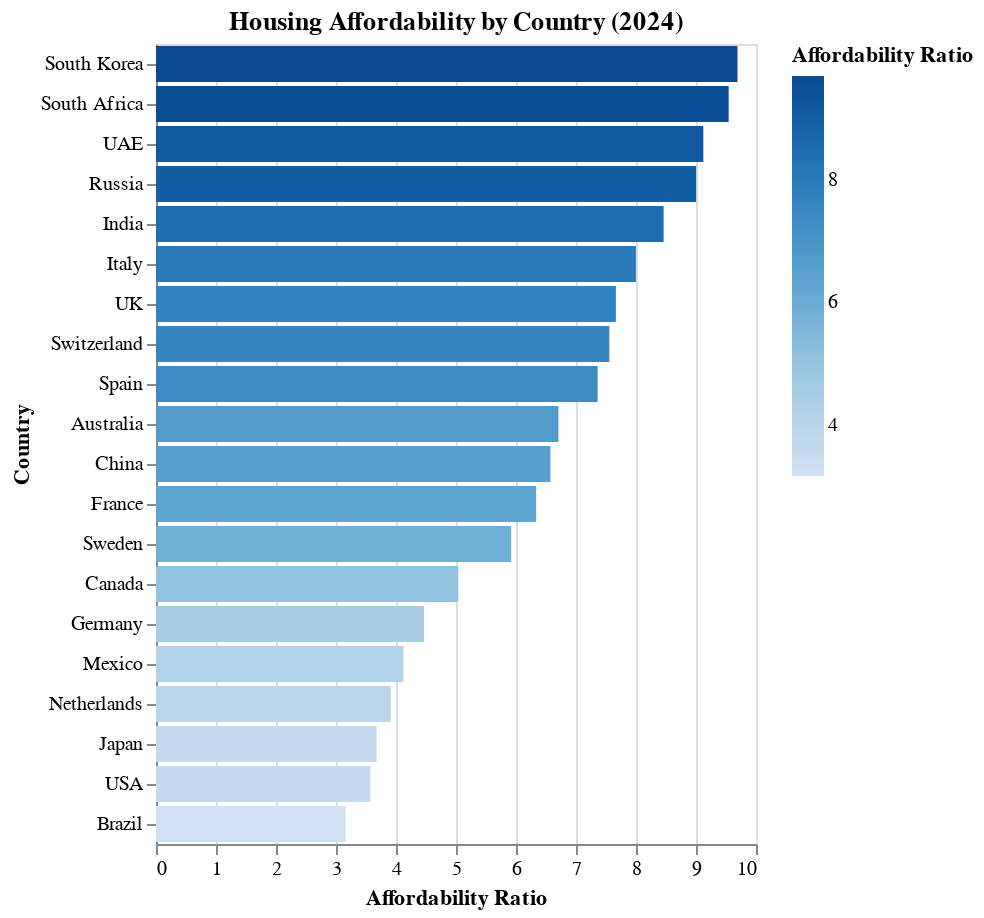

Write notebook code for a chart like this one.
### Code cell
latest_year = df['Year'].max()
filtered = df[df['Year'] == latest_year]

alt.Chart(filtered).mark_bar().encode(
    x=alt.X('Affordability Ratio:Q', title='Affordability Ratio'),
    y=alt.Y('Country:N', sort='-x'),
    color='Affordability Ratio:Q',
    tooltip=['Country', 'Affordability Ratio']
).properties(
    title=f'Housing Affordability by Country ({latest_year})'
)

### Figure 1 — Vega-Lite specification as saved in the notebook (floating-point values rounded to 4 significant figures)
{"config": {"view": {"continuousWidth": 300, "continuousHeight": 300}}, "data": {"name": "data-b3ed784ab5bd93d1c35975287846a07c"}, "mark": {"type": "bar"}, "encoding": {"color": {"field": "Affordability Ratio", "type": "quantitative"}, "tooltip": [{"field": "Country", "type": "nominal"}, {"field": "Affordability Ratio", "type": "quantitative"}], "x": {"field": "Affordability Ratio", "title": "Affordability Ratio", "type": "quantitative"}, "y": {"field": "Country", "sort": "-x", "type": "nominal"}}, "title": "Housing Affordability by Country (2024)", "$schema": "https://vega.github.io/schema/vega-lite/v5.20.1.json", "datasets": {"data-b3ed784ab5bd93d1c35975287846a07c": [{"Country": "USA", "Year": 2024, "House Price Index": 142.3, "Rent Index": 73.16, "Affordability Ratio": 3.572, "Mortgage Rate (%)": 3.055, "Inflation Rate (%)": 2.614, "GDP Growth (%)": 3.837, "Population Growth (%)": 1.231, "Urbanization Rate (%)": 86.62, "Construction Index": 107.8}, {"Country": "Canada", "Year": 2024, "House Price Index": 81.66, "Rent Index": 85.85, "Affordability Ratio": 5.038, "Mortgage Rate (%)": 4.726, "Inflation Rate (%)": 1.633, "GDP Growth (%)": 3.528, "Population Growth (%)": 0.3536, "Urbanization Rate (%)": 88.1, "Construction Index": 81.0}, {"Country": "UK", "Year": 2024, "House Price Index": 179.0, "Rent Index": 59.81, "Affordability Ratio": 7.665, "Mortgage Rate (%)": 5.887, "Inflation Rate (%)": 5.315, "GDP Growth (%)": 3.576, "Population Growth (%)": 1.459, "Urbanization Rate (%)": 70.78, "Construction Index": 93.49}, {"Country": "Germany", "Year": 2024, "House Price Index": 165.6, "Rent Index": 96.11, "Affordability Ratio": 4.466, "Mortgage Rate (%)": 1.853, "Inflation Rate (%)": 4.676, "GDP Growth (%)": -1.788, "Population Growth (%)": 1.05, "Urbanization Rate (%)": 88.21, "Construction Index": 116.0}, {"Country": "France", "Year": 2024, "House Price Index": 178.7, "Rent Index": 76.2, "Affordability Ratio": 6.336, "Mortgage Rate (%)": 5.564, "Inflation Rate (%)": 6.657, "GDP Growth (%)": 5.888, "Population Growth (%)": 1.637, "Urbanization Rate (%)": 71.29, "Construction Index": 76.68}, {"Country": "Italy", "Year": 2024, "House Price Index": 180.0, "Rent Index": 119.8, "Affordability Ratio": 7.999, "Mortgage Rate (%)": 5.345, "Inflation Rate (%)": 6.641, "GDP Growth (%)": 4.797, "Population Growth (%)": -0.1343, "Urbanization Rate (%)": 73.52, "Construction Index": 80.33}, {"Country": "Spain", "Year": 2024, "House Price Index": 100.9, "Rent Index": 75.93, "Affordability Ratio": 7.361, "Mortgage Rate (%)": 4.591, "Inflation Rate (%)": 2.898, "GDP Growth (%)": 1.7, "Population Growth (%)": 1.616, "Urbanization Rate (%)": 61.1, "Construction Index": 90.19}, {"Country": "Australia", "Year": 2024, "House Price Index": 139.6, "Rent Index": 83.01, "Affordability Ratio": 6.707, "Mortgage Rate (%)": 3.244, "Inflation Rate (%)": 6.542, "GDP Growth (%)": 4.645, "Population Growth (%)": 2.378, "Urbanization Rate (%)": 63.73, "Construction Index": 128.5}, {"Country": "India", "Year": 2024, "House Price Index": 95.25, "Rent Index": 90.34, "Affordability Ratio": 8.46, "Mortgage Rate (%)": 3.621, "Inflation Rate (%)": 5.287, "GDP Growth (%)": 5.475, "Population Growth (%)": 2.239, "Urbanization Rate (%)": 73.53, "Construction Index": 79.06}, {"Country": "China", "Year": 2024, "House Price Index": 165.6, "Rent Index": 108.1, "Affordability Ratio": 6.575, "Mortgage Rate (%)": 4.84, "Inflation Rate (%)": 1.832, "GDP Growth (%)": 0.3452, "Population Growth (%)": 2.137, "Urbanization Rate (%)": 60.39, "Construction Index": 76.84}, {"Country": "Japan", "Year": 2024, "House Price Index": 157.1, "Rent Index": 57.46, "Affordability Ratio": 3.676, "Mortgage Rate (%)": 5.141, "Inflation Rate (%)": 3.721, "GDP Growth (%)": 3.507, "Population Growth (%)": 0.5219, "Urbanization Rate (%)": 67.39, "Construction Index": 135.5}, {"Country": "Brazil", "Year": 2024, "House Price Index": 103.4, "Rent Index": 52.95, "Affordability Ratio": 3.161, "Mortgage Rate (%)": 6.439, "Inflation Rate (%)": 3.281, "GDP Growth (%)": 1.075, "Population Growth (%)": 1.379, "Urbanization Rate (%)": 66.55, "Construction Index": 146.0}, {"Country": "South Korea", "Year": 2024, "House Price Index": 92.89, "Rent Index": 73.46, "Affordability Ratio": 9.692, "Mortgage Rate (%)": 2.304, "Inflation Rate (%)": 5.817, "GDP Growth (%)": 4.657, "Population Growth (%)": 0.7761, "Urbanization Rate (%)": 60.19, "Construction Index": 92.96}, {"Country": "Mexico", "Year": 2024, "House Price Index": 128.2, "Rent Index": 58.21, "Affordability Ratio": 4.127, "Mortgage Rate (%)": 4.928, "Inflation Rate (%)": 3.297, "GDP Growth (%)": -0.3958, "Population Growth (%)": 0.7206, "Urbanization Rate (%)": 61.93, "Construction Index": 116.6}, {"Country": "South Africa", "Year": 2024, "House Price Index": 126.3, "Rent Index": 110.8, "Affordability Ratio": 9.545, "Mortgage Rate (%)": 5.214, "Inflation Rate (%)": 3.266, "GDP Growth (%)": 0.7675, "Population Growth (%)": 0.2986, "Urbanization Rate (%)": 89.63, "Construction Index": 73.21}, {"Country": "Russia", "Year": 2024, "House Price Index": 131.6, "Rent Index": 84.22, "Affordability Ratio": 9.002, "Mortgage Rate (%)": 2.198, "Inflation Rate (%)": 0.6948, "GDP Growth (%)": 0.4634, "Population Growth (%)": 1.466, "Urbanization Rate (%)": 66.06, "Construction Index": 123.9}, {"Country": "Netherlands", "Year": 2024, "House Price Index": 173.4, "Rent Index": 74.61, "Affordability Ratio": 3.913, "Mortgage Rate (%)": 3.929, "Inflation Rate (%)": 2.169, "GDP Growth (%)": 0.279, "Population Growth (%)": 0.07551, "Urbanization Rate (%)": 84.09, "Construction Index": 113.1}, {"Country": "Sweden", "Year": 2024, "House Price Index": 145.1, "Rent Index": 87.31, "Affordability Ratio": 5.919, "Mortgage Rate (%)": 3.165, "Inflation Rate (%)": 4.852, "GDP Growth (%)": 5.953, "Population Growth (%)": 1.316, "Urbanization Rate (%)": 76.73, "Construction Index": 128.5}, {"Country": "Switzerland", "Year": 2024, "House Price Index": 123.2, "Rent Index": 71.83, "Affordability Ratio": 7.555, "Mortgage Rate (%)": 3.698, "Inflation Rate (%)": 1.187, "GDP Growth (%)": 3.127, "Population Growth (%)": -0.2439, "Urbanization Rate (%)": 78.59, "Construction Index": 122.0}, {"Country": "UAE", "Year": 2024, "House Price Index": 153.7, "Rent Index": 85.86, "Affordability Ratio": 9.122, "Mortgage Rate (%)": 1.708, "Inflation Rate (%)": 1.051, "GDP Growth (%)": 3.731, "Population Growth (%)": -0.7477, "Urbanization Rate (%)": 62.14, "Construction Index": 70.97}]}}
